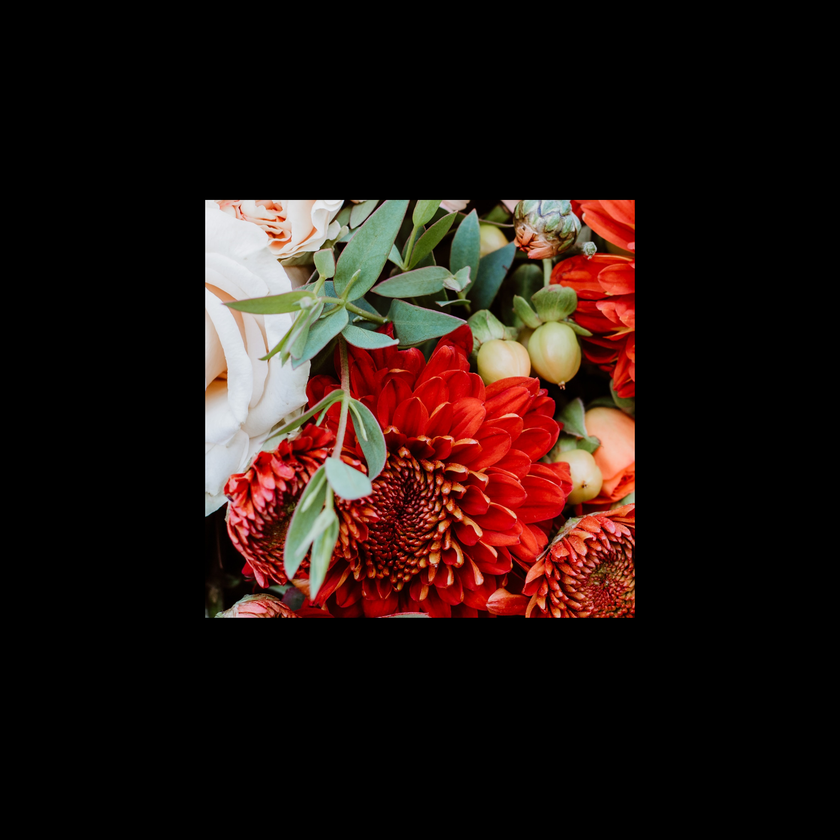
#> input picture flowers_s.png, 840 x 840 px, shrunk from 1920 x 1920 before the run
$ python album.py
#> lines starting #> are read from the running program, lines starting #| are printed output that depends on the picture
# -*- coding: utf-8 -*-
"""
Created on Sun Dec 29 15:16:04 2024

@author: gaosh
"""

# import torch
# from torchvision import transforms
# from PIL import Image
# import matplotlib.pyplot as plt

# # # Load the image
# # image = Image.open('flowers_s.png')

# # # Define a transform pipeline
# # transform = transforms.Compose([
# #     transforms.RandomHorizontalFlip(),
# #     transforms.RandomRotation(30),
# #     transforms.ColorJitter(brightness=0.5, contrast=0.5),
# #     transforms.ToTensor()  # Convert to tensor for PyTorch
# # ])

# # # Apply the transformations
# # augmented_image = transform(image)

# # # Display the image
# # plt.imshow(augmented_image.permute(1, 2, 0))  # Convert from (C, H, W) to (H, W, C)
# # plt.show()

# import cv2
# import albumentations as A
# from matplotlib import pyplot as plt
# import numpy as np

# # Load an image using OpenCV
# im=np.mod(plt.imread('flowers_s.png'),255)
# im_S=np.mod(im**2,255)
# image = cv2.imread('flowers_s.png')
# plt.figure()
# plt.imshow(im)
# plt.show()
# plt.figure()
# plt.imshow(im_S)
# plt.show()
# # Define an augmentation pipeline
# transform = A.Compose([
#     # A.RandomCrop(width=300, height=300),
#     # A.HorizontalFlip(p=0.5),
#     # A.Rotate(limit=45, p=0.7),
#     A.RandomBrightnessContrast(p=0.2)
# ])

# # Apply the transformations
# augmented = transform(image=image)
# augmented_image = augmented['image']

# # Display the augmented image
# plt.figure()
# plt.imshow(cv2.cvtColor(augmented_image, cv2.COLOR_BGR2RGB))
# plt.show()
import numpy as np
import matplotlib.pyplot as plt
import cv2

# Read the image using OpenCV (default is BGR)
image = plt.imread('flowers_s.png')
#> image is the input picture: shape (840, 840, 3) float32; mean R, G, B 0.145, 0.0844, 0.0685

im_S = image**2
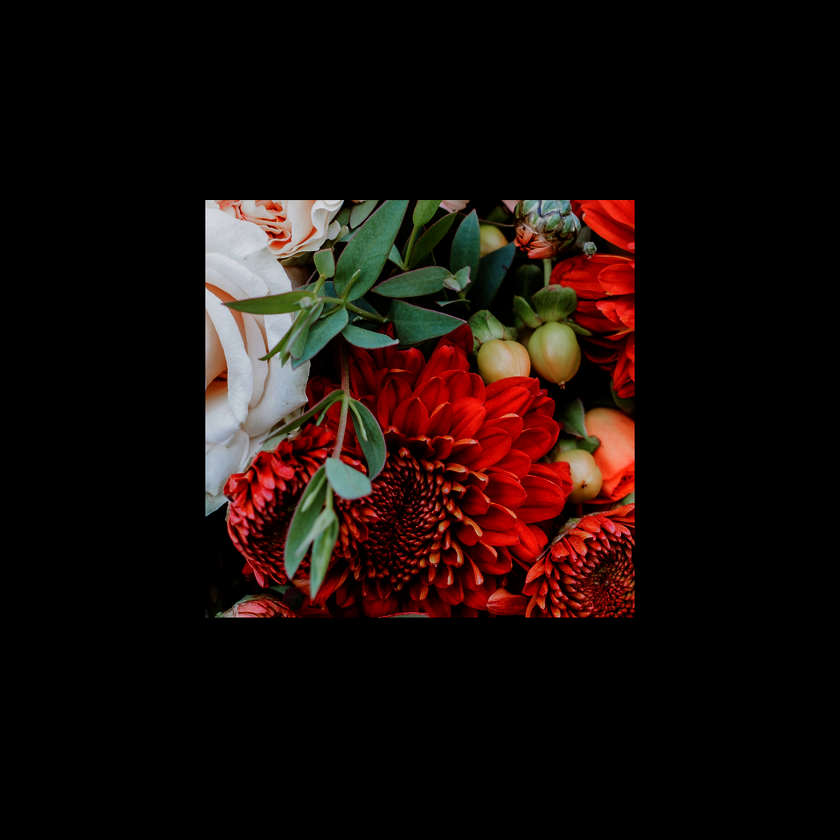
#> im_S: shape (840, 840, 3) float32; mean R, G, B 0.0995, 0.0528, 0.0415
im_S_max=np.max(im_S)
#> im_S_max = 1
im_S_min=np.min(im_S)
#> im_S_min = 0
output_filename = 'flowers_s_squared.png'
plt.imsave(output_filename, im_S)

im_S_bright=im_S+0.2
im_S2_max=np.max(im_S_bright)
#> im_S2_max = 1.2
im_S2_min=np.min(im_S_bright)
#> im_S2_min = 0.2

# Display the original image
plt.figure()
plt.imshow(image)
plt.title('Original Image')
plt.axis('off')
plt.show()

# Display the transformed image (mod 255 and squaring)
plt.figure()
plt.imshow(im_S)  # .astype(np.uint8)Convert to uint8 to display correctly
plt.title('Transformed Image')
plt.axis('off')
plt.show()

plt.figure()
plt.imshow(im_S_bright)  # .astype(np.uint8)Convert to uint8 to display correctly
plt.title('Brighten Image')
plt.axis('off')
plt.show()
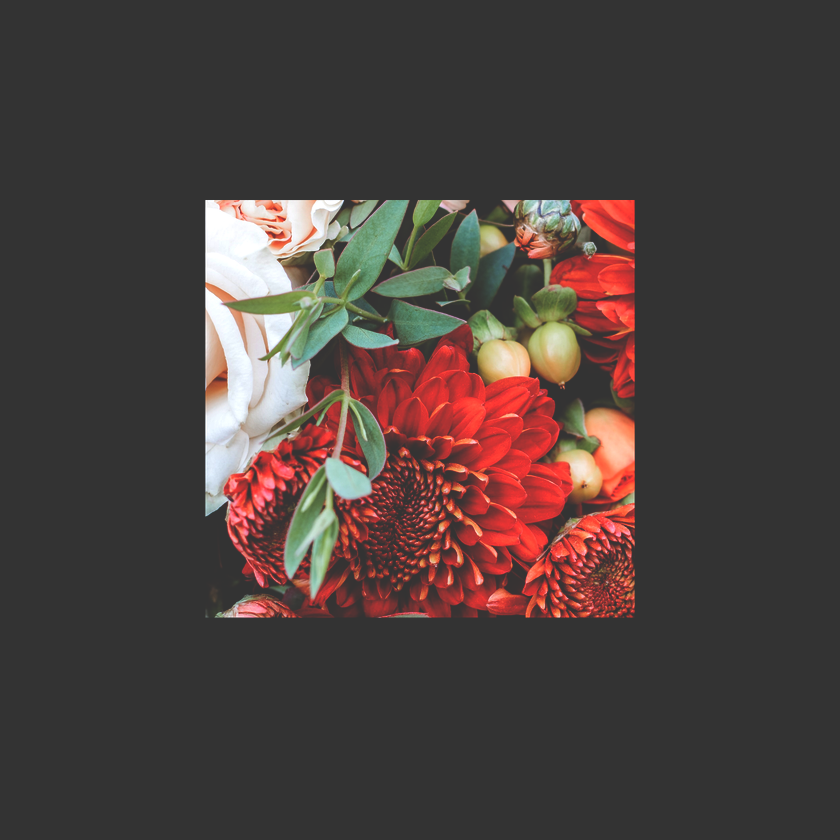
#> shown: shape (840, 840, 3) float32; mean R, G, B 0.3, 0.254, 0.243

$ run again, with flowers_z.png copied over flowers_s.png
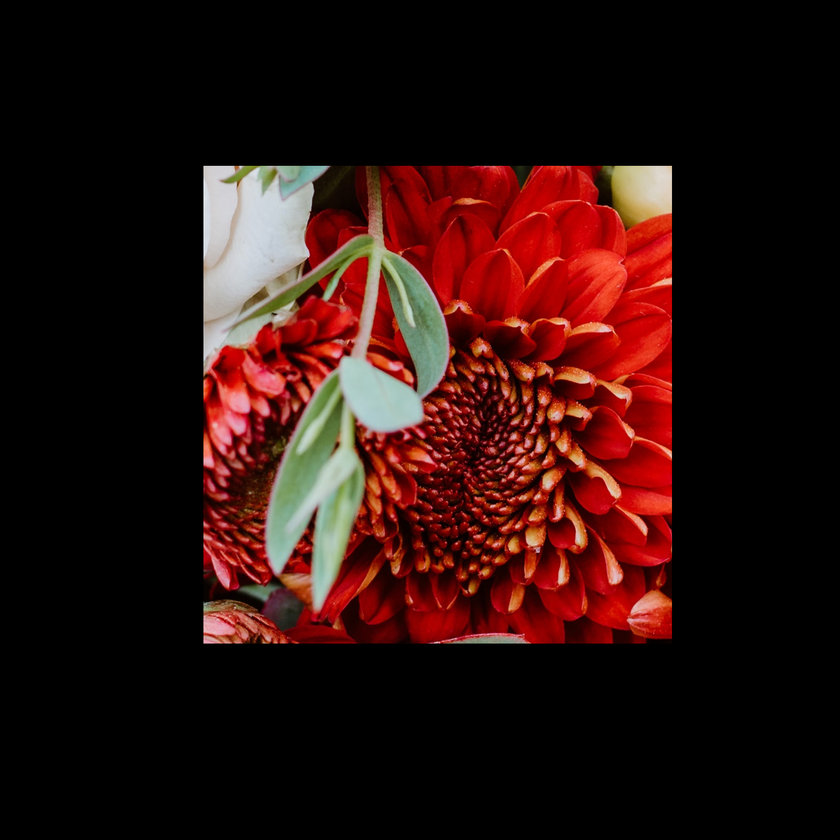
#> input picture flowers_z.png, 840 x 840 px, shrunk from 1920 x 1920 before the run
#> image is the input picture: shape (840, 840, 3) float32; mean R, G, B 0.177, 0.0671, 0.0553
#> `im_S = image**2`:
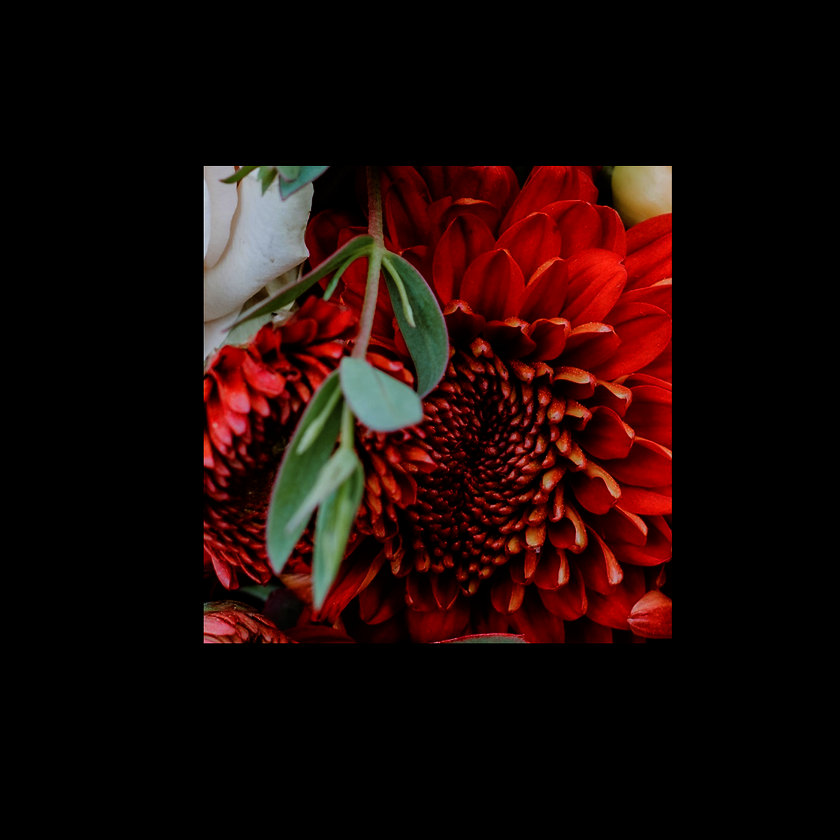
#> im_S: shape (840, 840, 3) float32; mean R, G, B 0.116, 0.0392, 0.0311
#> im_S_max = 1
#> im_S_min = 0
#> im_S2_max = 1.2
#> im_S2_min = 0.2
#> `plt.show()`:
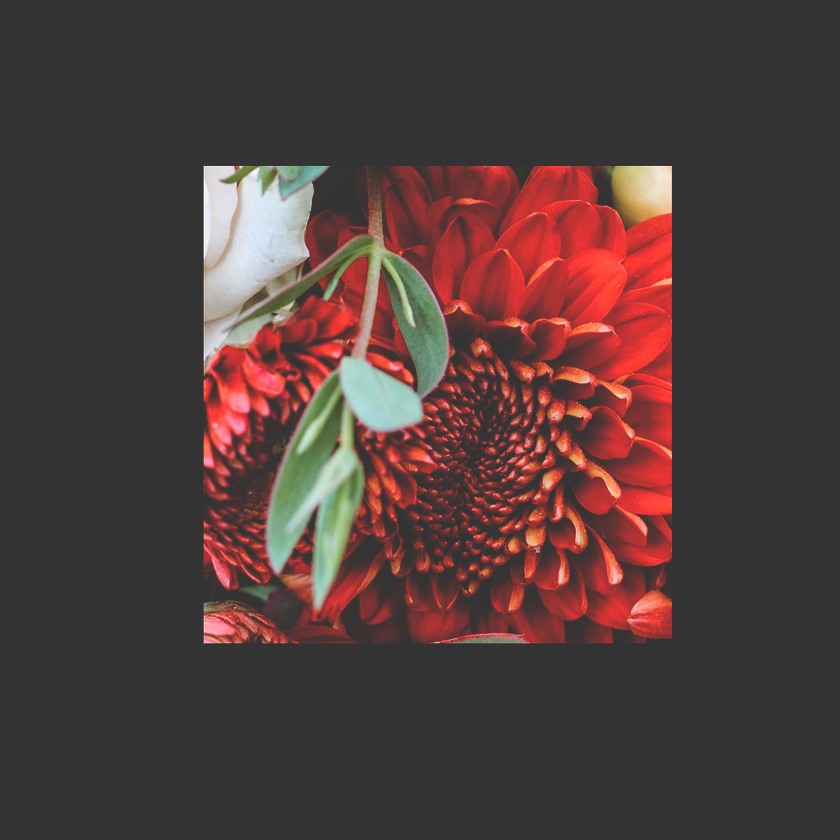
#> shown: shape (840, 840, 3) float32; mean R, G, B 0.316, 0.241, 0.233
